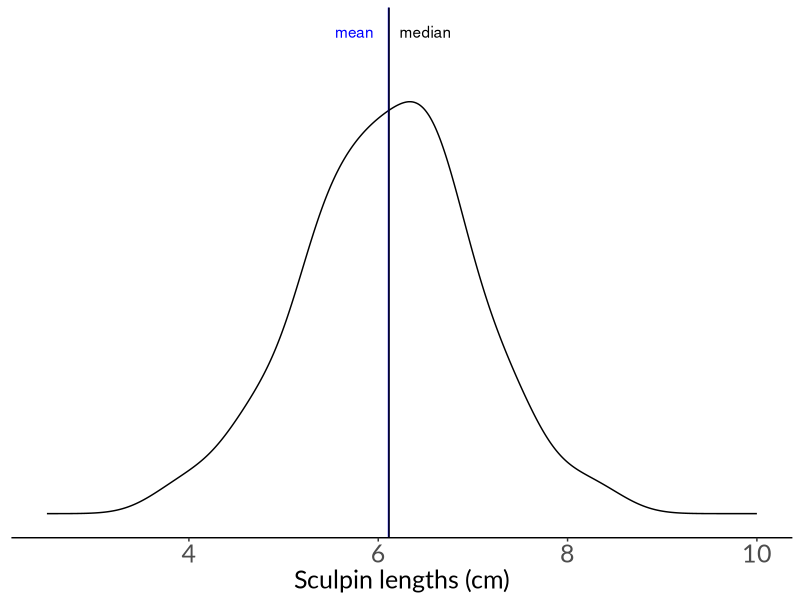
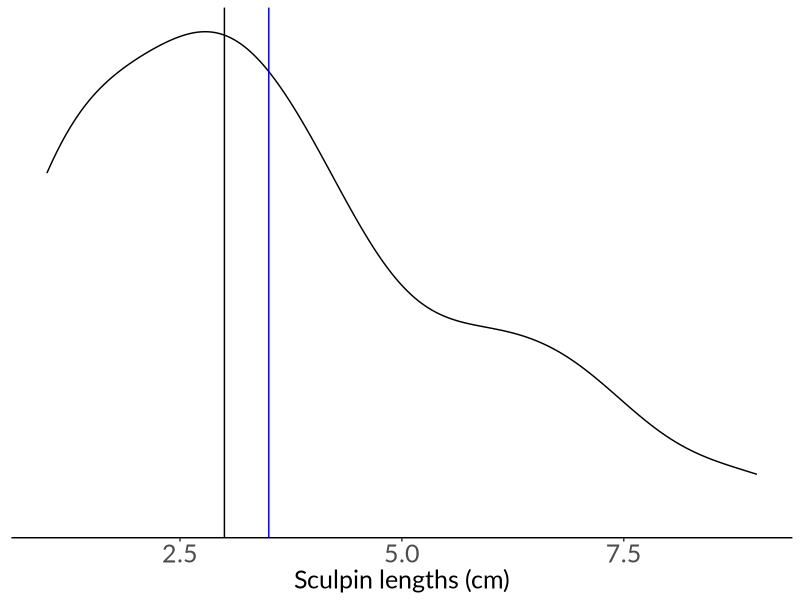
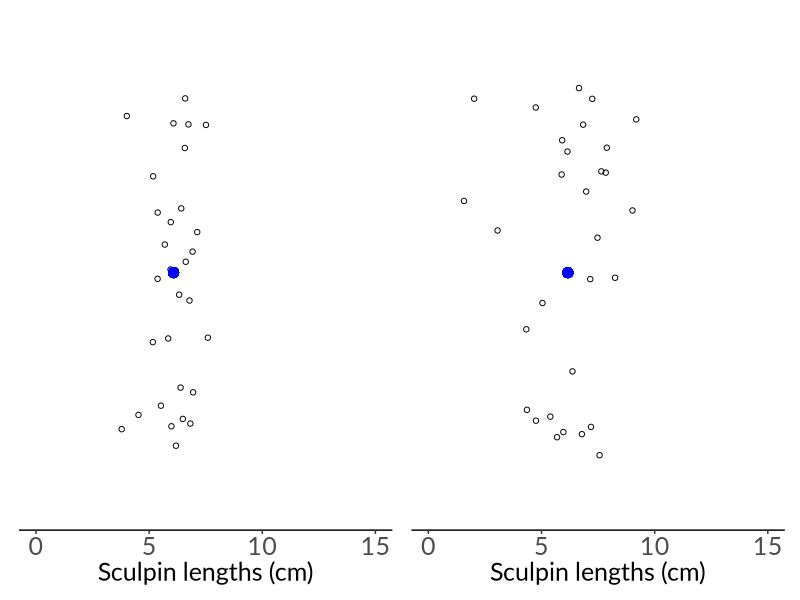
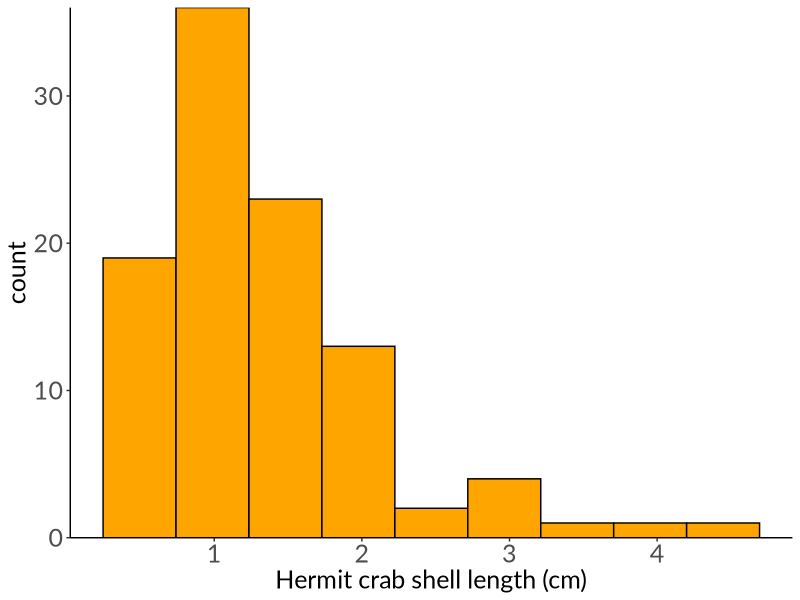
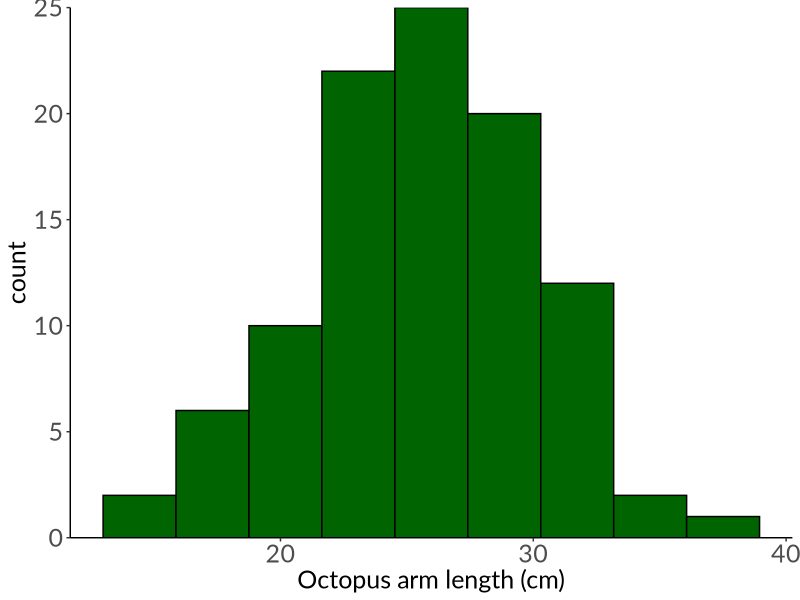
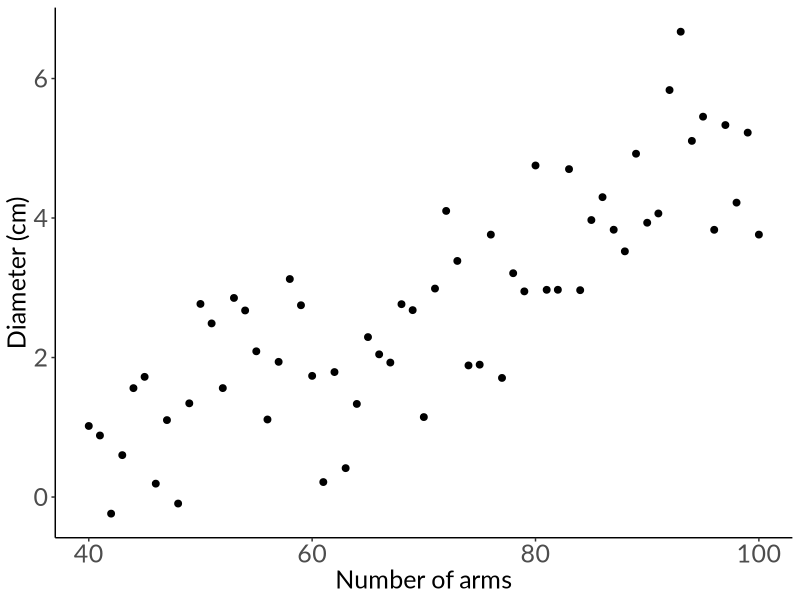
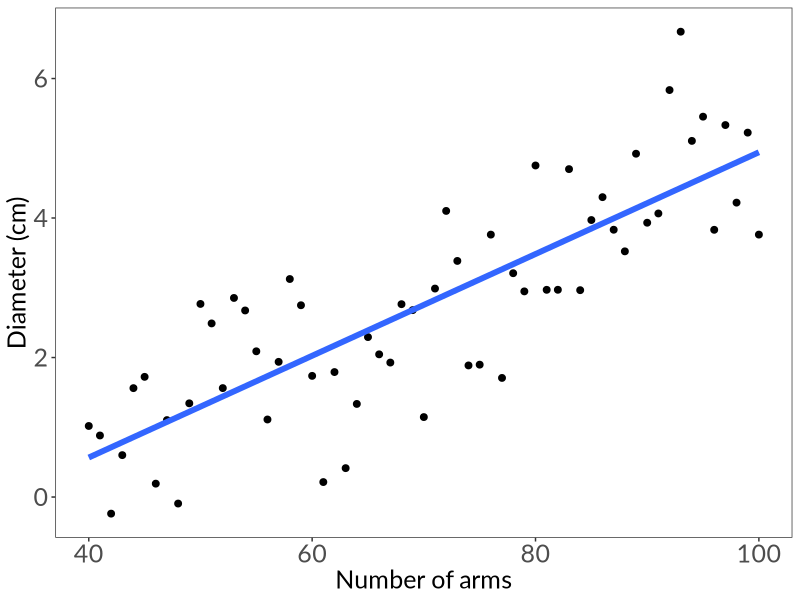
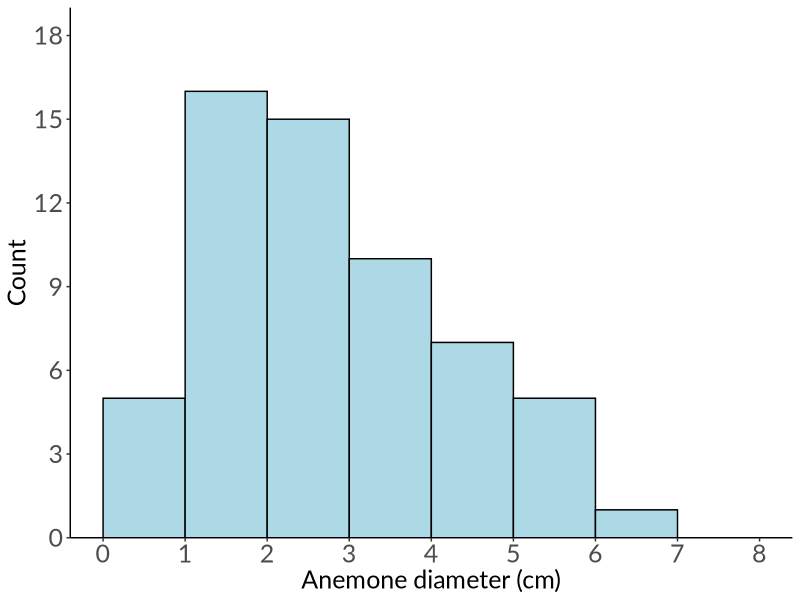

These charts were generated, in order, by the following R code:
## ---- chunk 1
# cleaning
library(tidyverse)
theme_set(theme_classic() +
            theme(panel.grid = element_blank(),
                  axis.text = element_text(size = 18),
                  axis.title = element_text(size = 18),
                  text = element_text(family = "Lato")))

# visualization
library(patchwork)
## ---- chunk 2
set.seed(1)
rnorm(n = 100, mean = 6, sd = 1) %>% 
  as_tibble() %>% 
  ggplot(aes(x = value)) +
  geom_density() +
  geom_vline(aes(xintercept = mean(value)), color = "blue") +
  annotate("text", x = 5.75, y = 0.5, label = "mean", color = "blue") +
  geom_vline(aes(xintercept = median(value))) +
  annotate("text", x = 6.5, y  = 0.5, label = "median") +
  scale_x_continuous(limits = c(2.5, 10)) +
  scale_y_continuous(limits = c(0, 0.5)) +
  labs(x = "Sculpin lengths (cm)") +
  theme(axis.text.y = element_blank(),
        axis.title.y = element_blank(),
        axis.ticks.y = element_blank(),
        axis.line.y = element_blank())
## ---- chunk 3
set.seed(10)
sample(x = 1:10, 
       size = 100, 
       replace = TRUE,
       prob = 10:1
       #prob = 10:1
       ) |> 
  as_tibble() |> 
  ggplot(aes(x = value)) +
  geom_density() +
  geom_vline(aes(xintercept = mean(value)),
             color = "blue") +
  geom_vline(aes(xintercept = median(value))) +
  labs(x = "Sculpin lengths (cm)") +
  theme(axis.text.y = element_blank(),
        axis.title.y = element_blank(),
        axis.ticks.y = element_blank(),
        axis.line.y = element_blank())
## ---- chunk 4
#| fig-width: 10
#| fig-height: 5

set.seed(1)
narrow <- rnorm(n = 30, mean = 6, sd = 1) %>% 
  as_tibble() %>% 
  mutate(y = 0) %>% 
  ggplot(aes(x = value, y = y)) +
  geom_jitter(shape = 21) +
  geom_point(aes(x = mean(value), y = 0), color = "blue", size = 3) +
  scale_x_continuous(limits = c(0, 15)) +
  scale_y_continuous(limits = c(-0.5, 0.5)) +
  theme(axis.line.y = element_blank(),
        axis.ticks.y = element_blank(),
        axis.text.y = element_blank(),
        axis.title.y = element_blank()) +
  labs(x = "Sculpin lengths (cm)")
# min: 3.78
# max: 7.60

set.seed(1)
wide <- rnorm(n = 30, mean = 6, sd = 2) %>% 
  as_tibble() %>% 
  mutate(y = 0) %>% 
  ggplot(aes(x = value, y = y)) +
  geom_jitter(shape = 21) +
    geom_point(aes(x = mean(value), y = 0), color = "blue", size = 3) +
  scale_x_continuous(limits = c(0, 15)) +
  scale_y_continuous(limits = c(-0.5, 0.5)) +
  theme(axis.line.y = element_blank(),
        axis.ticks.y = element_blank(),
        axis.text.y = element_blank(),
        axis.title.y = element_blank()) +
  labs(x = "Sculpin lengths (cm)")
# min: 1.57
# max: 9.19

narrow + wide
## ---- chunk 5
set.seed(1)
ex1 <- rf(n = 100, df1 = 30, df2 = 10)
mean(ex1)
median(ex1)

ex1 %>% 
  enframe() %>% 
  ggplot(aes(x = value)) +
  geom_histogram(bins = 9,
                 color = "#000000",
                 fill = "orange") +
  scale_y_continuous(expand = c(0, 0)) +
  labs(x = "Hermit crab shell length (cm)")

set.seed(1)
ex2 <- rnorm(n = 100, mean = 25, sd = 5)
mean(ex2)
median(ex2)

ex2 %>% 
  enframe() %>% 
  ggplot(aes(x = value)) +
  geom_histogram(bins = 9,
                 color = "#000000",
                 fill = "darkgreen") +
  scale_y_continuous(expand = c(0, 0)) +
  labs(x = "Octopus arm length (cm)")
## ---- chunk 6
# number of arms 
arms <- seq(from = 40, to = 100, by = 1)

# diameter: anemones can be up to 8 cm long
set.seed(10)
diam <- rnorm(length(arms), mean = seq(from = 1, to = 5, length = length(arms)), sd = 1) 

# create a data frame
df <- cbind(diam, arms) %>% 
  as.data.frame()

ggplot(df, aes(x = arms, y = diam)) +
  geom_point(size = 2) +
  labs(x = "Number of arms", y = "Diameter (cm)")
  

ggplot(df, aes(x = arms, y = diam)) +
  geom_point(size = 2) +
  # just using geom smooth for the purposes of visualization
  geom_smooth(method = "lm", se = FALSE, linewidth = 2) +
  labs(x = "Number of arms", y = "Diameter (cm)") +
  theme_bw() +
  theme(panel.grid = element_blank(),
        axis.text = element_text(size = 18),
        axis.title = element_text(size = 18),
        text = element_text(family = "Lato"))
## ---- chunk 7
ggplot(df, aes(x = diam)) +
  scale_x_continuous(breaks = seq(from = 0, to = 8, by = 1)) +
  scale_y_continuous(expand = c(0, 0), limits = c(0, 19), breaks = seq(from = 0, to = 18, by = 3)) +
  geom_histogram(breaks = seq(from = 0, to = 8, by = 1), color = "#000000", fill = "lightblue") +
  labs(x = "Anemone diameter (cm)", y = "Count") +
  theme(panel.grid = element_blank(),
        axis.text = element_text(size = 18),
        axis.title = element_text(size = 18),
        text = element_text(family = "Lato")) 
## ---- chunk 8
ggplot(df, aes(x = diam)) +
  scale_x_continuous(breaks = seq(from = 0, to = 8, by = 1)) +
  scale_y_continuous(expand = c(0, 0), limits = c(0, 19), breaks = seq(from = 0, to = 18, by = 3)) +
  geom_histogram(color = "#000000", fill = "lightblue") +
  labs(x = "Anemone diameter (cm)", y = "Count") +
  theme(panel.grid = element_blank(),
        axis.text = element_text(size = 18),
        axis.title = element_text(size = 18),
        text = element_text(family = "Lato")) 

ggplot(df, aes(x = diam)) +
  scale_x_continuous(breaks = seq(from = 0, to = 8, by = 1)) +
  scale_y_continuous(expand = c(0, 0)) +
  geom_histogram(color = "#000000", fill = "lightblue", bins = 3) +
  labs(x = "Anemone diameter (cm)", y = "Count") +
  theme(panel.grid = element_blank(),
        axis.text = element_text(size = 18),
        axis.title = element_text(size = 18),
        text = element_text(family = "Lato")) 
## ---- chunk 9
set.seed(1)

pretend_lengths <- cbind(
  juveniles = rnorm(20, mean = 2, sd = 0.5), 
  females = rnorm(20, mean = 8, sd = 1), 
  males = rnorm(20, mean = 4, sd = 1)
) %>% 
  as_tibble() %>% 
  pivot_longer(cols = 1:3)

ggplot(pretend_lengths, aes(x = name, y = value, color = name)) +
  geom_jitter(width = 0.1, alpha = 0.8, size = 2) +
  scale_color_manual(values = c("darkgreen", "cornflowerblue", "orange")) +
  labs(y = "Weight (g)") +
  theme(axis.title.x = element_blank(),
        legend.position = "none")

ggplot(pretend_lengths, aes(x = name, y = value, color = name, fill = name)) +
  geom_boxplot(alpha = 0.8) +
  scale_color_manual(values = c("darkgreen", "cornflowerblue", "orange")) +
  scale_fill_manual(values = c("darkgreen", "cornflowerblue", "orange")) +
  labs(y = "Weight (g)") +
  theme(axis.title.x = element_blank(),
        legend.position = "none")


## ---- chunk 10
#| fig-width: 8
#| fig-height: 4

ggplot(data.frame(x = 1:55), aes(x)) +
  stat_function(geom = "bar", n = 55, fun = dpois, args = list(lambda = 10), fill = "coral") +
  scale_y_continuous(expand = c(0, 0), limits = c(0, 0.13)) +
  coord_cartesian(xlim = c(0, 22)) +
  labs(x = "Mussel clump size (count)", y = "Probability mass") +
  theme_bw() +
  theme(panel.grid = element_blank(),
        axis.text = element_text(size = 18),
        axis.title = element_text(size = 18),
        text = element_text(family = "Lato")) 
## ---- chunk 11
#| fig-width: 8
#| fig-height: 4

ggplot(data.frame(x = 1:20), aes(x)) +
  stat_function(geom = "line", n = 100, fun = dnorm, args = list(mean = 10, sd = 2), linewidth = 1) +
  stat_function(geom = "area", fun = dnorm, args = list(mean = 10, sd = 2), xlim = c(12, 14), fill = "turquoise3") +
  geom_vline(xintercept = 12, lty = 2, color = "grey", linewidth = 1) +
  geom_vline(xintercept = 14, lty = 2, color = "grey", linewidth = 1) +
  scale_y_continuous(expand = c(0, 0), limits = c(0, 0.22)) +
  # coord_cartesian(xlim = c(0, 22)) +
  labs(x = "Individual mussel weight (g)", y = "Probability density") 
## ---- chunk 12
set.seed(1)
normdist <- rnorm(n = 100000, mean = 0, sd = 1) %>% 
  as_tibble(rownames = "x")

ggplot(normdist) +
  geom_histogram(aes(x = value, after_stat(density)), fill = "white", color = "black", bins = 100) +
  stat_function(fun = dnorm, args = list(mean = 0, sd = 1), color = "blue", linewidth = 2) +
  scale_y_continuous(expand = c(0, 0), limits = c(0, 0.42)) +
  labs(x = "Continuous value", y = "Density") 
## ---- chunk 13
ggplot(data.frame(x = -10:25), aes(x)) +
  stat_function(geom = "line", n = 1000, fun = dnorm, args = list(mean = 0, sd = 1), linewidth = 1, color = "darkorange") +
  annotate("text", x = 4.5, y = 0.4, label = "\U03BC = 0, \U03C3 = 1", color = "darkorange", size = 6) +
  stat_function(geom = "line", n = 1000, fun = dnorm, args = list(mean = 15, sd = 3), linewidth = 1, color = "blue") +
  annotate("text", x = 16, y = 0.15, label = "\U03BC = 15, \U03C3 = 3", color = "blue", size = 6) +
  stat_function(geom = "line", n = 1000, fun = dnorm, args = list(mean = 5, sd = 5), linewidth = 1, color = "darkgreen") +
  annotate("text", x = 7, y = 0.1, label = "\U03BC = 5, \U03C3 = 5", color = "darkgreen", size = 6) +
  scale_x_continuous(breaks = seq(-10, 25, 5)) +
  scale_y_continuous(expand = c(0, 0), limits = c(0, 0.42)) +
  labs(x = "Continuous value", y = "Density") 
## ---- chunk 14
#| fig-width: 10
#| fig-height: 5

# z-score
q <- -1.23

ggplot(data.frame(x = -4:4), aes(x)) +
  # zscore
  geom_linerange(x = q, ymin = 0, ymax = 0.19) +
  # area under the curve
  stat_function(geom = "area", fun = dnorm, args = list(mean = 0, sd = 1), xlim = c(-4, -1.23), fill = "turquoise3") +
  # Z distribution curve
  stat_function(geom = "line", n = 1000, fun = dnorm, args = list(mean = 0, sd = 1), linewidth = 1.5, color = "darkorange") +
  scale_y_continuous(expand = c(0, 0), limits = c(0, 0.45)) +
  theme(axis.text.y = element_blank(),
        axis.ticks.y = element_blank(),
        axis.title = element_blank(),
        axis.line.y = element_blank())
## ---- chunk 15
pnorm(q, mean = 0, sd = 1)
## ---- chunk 16
# calculate the z-score
chiton_z <- (6 - 12)/3
  
# calculate the probability under the curve
pnorm(chiton_z, mean = 0, sd = 1)
## ---- chunk 17
#| fig-width: 16
#| fig-height: 8

labels <- c(
  "", "\U03BC - 3\U03C3", "\U03BC - 2\U03C3", "\U03BC - \U03C3", "\U03BC", "\U03BC + \U03C3", "\U03BC + 2\U03C3", "\U03BC + 3\U03C3", ""
)

ggplot(data.frame(x = -4:4), aes(x)) +
  geom_linerange(x = 1, ymin = 0, ymax = 0.24) +
  geom_linerange(x = -1, ymin = 0, ymax = 0.24) +
  geom_linerange(x = 2, ymin = 0, ymax = 0.055) +
  geom_linerange(x = -2, ymin = 0, ymax = 0.055) +
  geom_linerange(x = 3, ymin = 0, ymax = 0.005) +
  geom_linerange(x = -3, ymin = 0, ymax = 0.005) +
  geom_linerange(x = 0, ymin = 0, ymax = 0.399) +
  stat_function(geom = "line", n = 1000, fun = dnorm, args = list(mean = 0, sd = 1), linewidth = 1.5, color = "darkorange") +
  scale_x_continuous(labels = labels, breaks = seq(-4, 4, by = 1)) +
  scale_y_continuous(expand = c(0, 0), limits = c(0, 0.41)) +
  labs(x = "") +
  theme_classic() +
  theme(panel.grid = element_blank(),
        axis.text = element_text(size = 24),
        axis.line.y = element_blank(),
        axis.title.y = element_blank(),
        axis.text.y = element_blank(),
        axis.ticks = element_blank()) 
## ---- chunk 18
ggplot(data.frame(x = -10:10), aes(x)) +
  stat_function(geom = "line", n = 1000, fun = dt, args = list(df = 1), linewidth = 1, color = "#856F33") +
  annotate("text", x = 3.5, y = 0.3, label = "\U03BD = 1", color = "#856F33", size = 6) +
  stat_function(geom = "line", n = 1000, fun = dt, args = list(df = 3), linewidth = 1, color = "#E6821C") + 
  annotate("text", x = 3.5, y = 0.35, label = "\U03BD = 3", color = "#E6821C", size = 6) +
  stat_function(geom = "line", n = 1000, fun = dt, args = list(df = 5), linewidth = 1, color = "#56E9E7") +
  annotate("text", x = 3.5, y = 0.37, label = "\U03BD = 5", color = "#56E9E7", size = 6) +
  stat_function(geom = "line", n = 1000, fun = dt, args = list(df = 100), linewidth = 1, color = "#04B37F") +
    annotate("text", x = 3.5, y = 0.4, label = "\U03BD = 100", color = "#04B37F", size = 6) +
  scale_y_continuous(expand = c(0, 0), limits = c(0, 0.42)) +
  labs(x = "Continuous value", y = "Density") +
  theme_bw() +
  theme(panel.grid = element_blank(),
        axis.text = element_text(size = 18),
        axis.title = element_text(size = 18),
        text = element_text(family = "Lato")) 
## ---- chunk 19
ggplot(data.frame(x = 0:10), aes(x)) +
  stat_function(geom = "line", n = 1000, fun = dunif, args = list(min = 2, max = 8), linewidth = 1, color = "firebrick4") +
  annotate("text", x = 2, y = 0.172, label = "a = 2", color = "firebrick4", size = 6) + 
  annotate("text", x = 8, y = 0.172, label = "b = 8", color = "firebrick4", size = 6) + 
  scale_x_continuous(breaks = seq(0, 10, 2)) +
  scale_y_continuous(expand = c(0, 0), limits = c(-0.001, 0.18)) +
  labs(x = "Continuous value", y = "Density") +
  theme_bw() +
  theme(panel.grid = element_blank(),
        axis.text = element_text(size = 18),
        axis.title = element_text(size = 18),
        text = element_text(family = "Lato")) 
## ---- chunk 20
ggplot(data.frame(x = 1:20), aes(x)) +
  stat_function(geom = "line", n = 20, fun = dbinom, args = list(size = 20, p = 0.1), color = "black") +
  stat_function(geom = "point", n = 20, fun = dbinom, args = list(size = 20, p = 0.1), color = "#6D9929", size = 3) +
  annotate("text", x = 5.5, y = 0.29, label = "n = 20, p = 0.1", color = "#6D9929", size = 6) +
  stat_function(geom = "line", n = 20, fun = dbinom, args = list(size = 20, p = 0.4), color = "black") +
  stat_function(geom = "point", n = 20, fun = dbinom, args = list(size = 20, p = 0.4), color = "#4A76E5", size = 3) +
  annotate("text", x = 8, y = 0.2, label = "n = 20, p = 0.4", color = "#4A76E5", size = 6) +
  stat_function(geom = "line", n = 20, fun = dbinom, args = list(size = 20, p = 0.7), color = "black") +
  stat_function(geom = "point", n = 20, fun = dbinom, args = list(size = 20, p = 0.7), color = "#E67960", size = 3) +
  annotate("text", x = 15, y = 0.21, label = "n = 20, p = 0.7", color = "#E67960", size = 6) +
  scale_y_continuous(expand = c(0, 0), limits = c(0, 0.32)) +
  labs(x = "Number of successes", y = "Mass") +
  theme_bw() +
  theme(panel.grid = element_blank(),
        axis.text = element_text(size = 18),
        axis.title = element_text(size = 18),
        text = element_text(family = "Lato")) 
## ---- chunk 21
ggplot(data.frame(x = 1:20), aes(x)) +
  stat_function(geom = "line", n = 20, fun = dpois, args = list(lambda = 1), color = "black") +
  stat_function(geom = "point", n = 20, fun = dpois, args = list(lambda = 1), color = "coral", size = 4) +
  annotate("text", x = 3, y = 0.37, label = "\U03BB = 1", color = "coral", size = 6) +
  stat_function(geom = "line", n = 20, fun = dpois, args = list(lambda = 4), color = "black") +
  stat_function(geom = "point", n = 20, fun = dpois, args = list(lambda = 4), color = "darkgreen", size = 4) +
  annotate("text", x = 6, y = 0.2, label = "\U03BB = 4", color = "darkgreen", size = 6) +
  stat_function(geom = "line", n = 20, fun = dpois, args = list(lambda = 10), color = "black") +
  stat_function(geom = "point", n = 20, fun = dpois, args = list(lambda = 10), color = "turquoise", size = 4) +
  annotate("text", x = 14, y = 0.12, label = "\U03BB = 10", color = "turquoise", size = 6) +
  scale_y_continuous(expand = c(0, 0), limits = c(0, 0.42)) +
  labs(x = "Discrete value", y = "Mass") 
